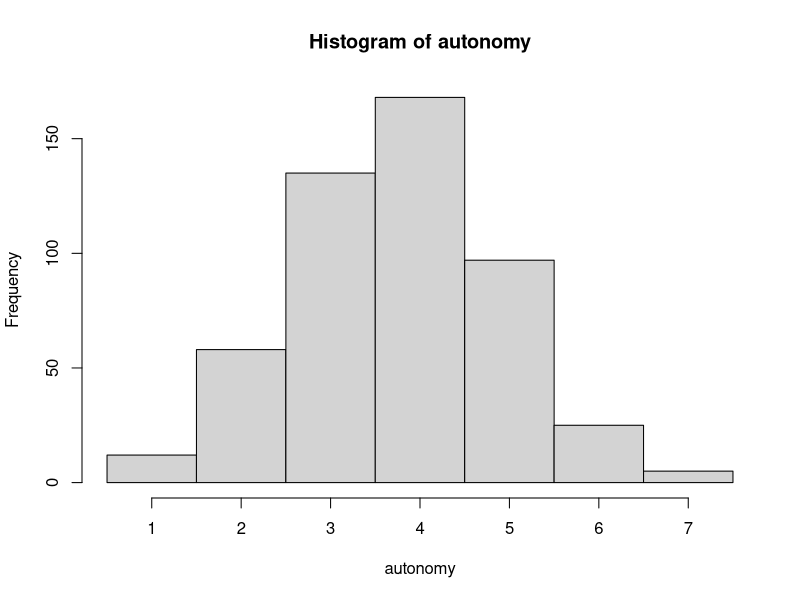
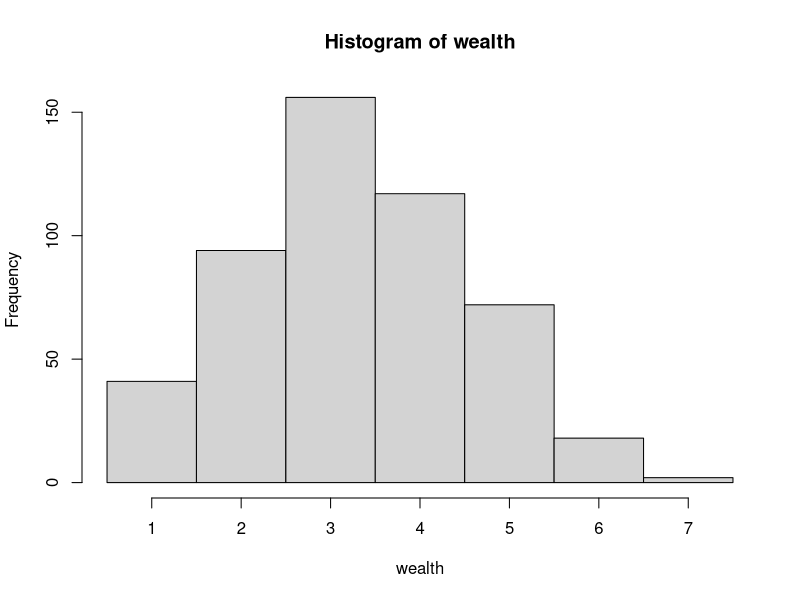
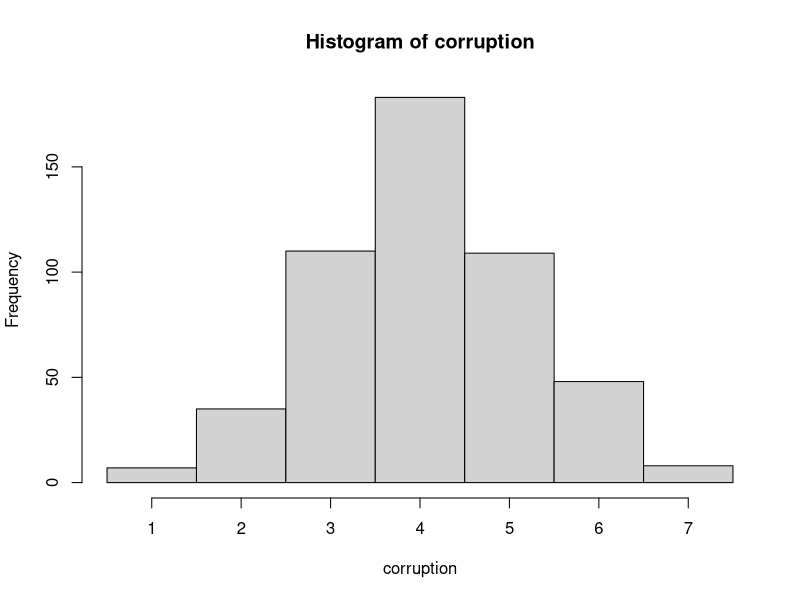
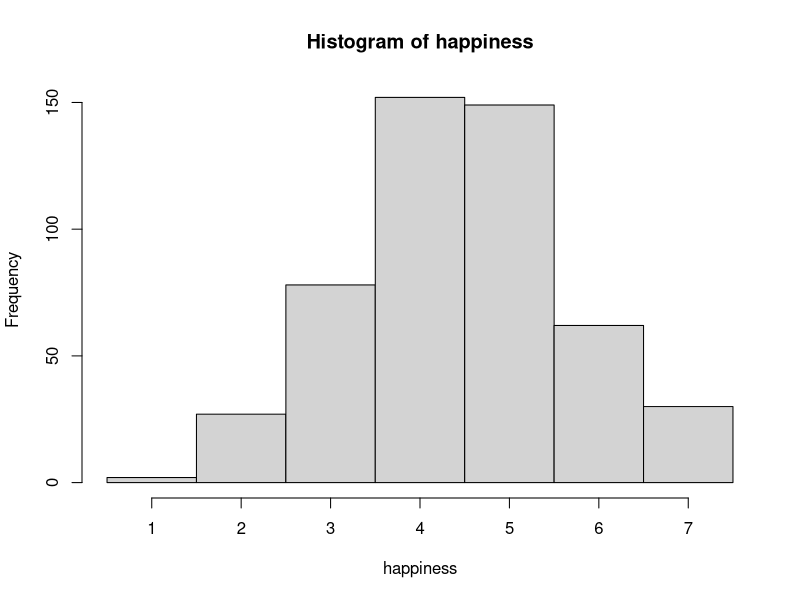

R code for these plots, in order: (Note: this script raises an error after producing the figures.)
# Simulate dependent variables

# set.seed(19836)
autonomy <- rnorm(n = 500, mean = 3.9, sd = 1.15)
# hist(autonomy)
sum(autonomy > 7)
autonomy[autonomy > 7] <- 7
sum(autonomy < 1)
autonomy[autonomy < 1] <- 1
hist(autonomy, breaks = c(.5:7.5))

# set.seed(19830)
wealth <- rnorm(n = 500, mean = 3.2, sd = 1.3)
# hist(wealth)
sum(wealth > 7)
wealth[wealth > 7] <- 7
sum(wealth < 1)
wealth[wealth < 1] <- 1
hist(wealth, breaks = c(.5:7.5))

# set.seed(19835)
corruption <- rnorm(n = 500, mean = 4.1, sd = 1.1)
# hist(corruption)
sum(corruption > 7)
sum(corruption < 1)
corruption[corruption < 1] <-  1
hist(corruption, breaks = c(.5:7.5))

# Categorical variable outlook (pessimistic vs optimistic)
outlook <- rep(c(0, 1), 250)

# Simulate outcome variable from regression formula
# set.seed(19850)
happiness <- 2.325 + .35*autonomy + .32*wealth + -.22*corruption + .15*outlook + .3*(corruption*outlook) + rnorm(100, 0, 1)
# hist(happiness)
sum(happiness > 7)
happiness[happiness > 7] <- 7
sum(happiness < 1)
happiness[happiness < 1] <- 1
hist(happiness, breaks = c(.5:7.5))

# Generate data frame
dat <- data.frame(happiness, autonomy, wealth, corruption, outlook)

# Convert outlook to factor
dat$outlook <- ifelse(dat$outlook == 1, "optimistic", "pessimistic")
dat$outlook <- factor(dat$outlook, levels = c("pessimistic", "optimistic"))

# Shuffle Rows
dat <- dat[sample(nrow(dat)),]

# Create id variable
dat$id <- seq.int(1, 500)
dat <- dat[, c(6, 1:5)] # reorder

# Write out file
write.csv(dat, file = "./Workshop 2020 Datasets/happinessdata.csv", row.names = FALSE)
